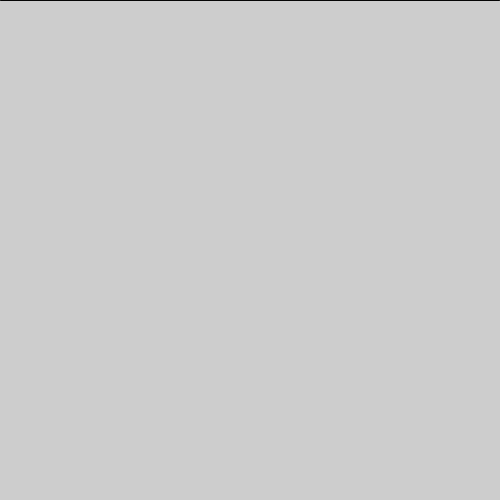
Frame 1 (no input)
Frame 60 (the mouse pressed at the canvas centre just before this capture): identical to frame 1, image omitted
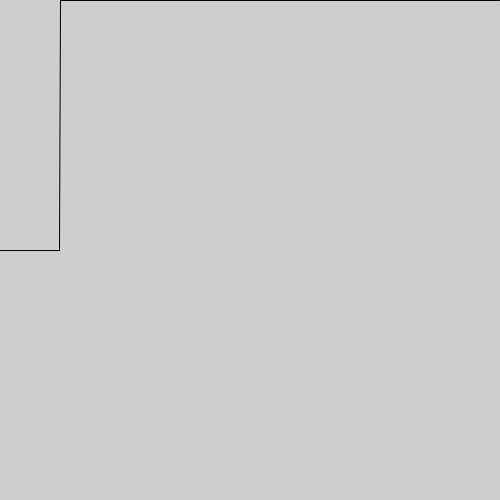
Frame 120 (the mouse held since frame 60 and released just before this capture)

The Processing sketch that drew these frames (run headless with seeded random() and noise(); from frame 60 on, the mouse is pressed at the canvas centre):

// Processing sketch: Day_Seventeen_1
// ── Day_Seventeen_1.pde
int[] y;
void setup(){
  size(500,500);
  y = new int[width];
}
void draw(){
  background(205);
  for(int i = y.length-1; i > 0; i--){
    y[i] = y[i-1];  //read from bottom of list
  }
    y[0] = mouseY; //add new value @ top
    
    for(int i = 1; i < y.length; i++){
      line(i,y[i],i-1,y[i-1]);
    }
}
